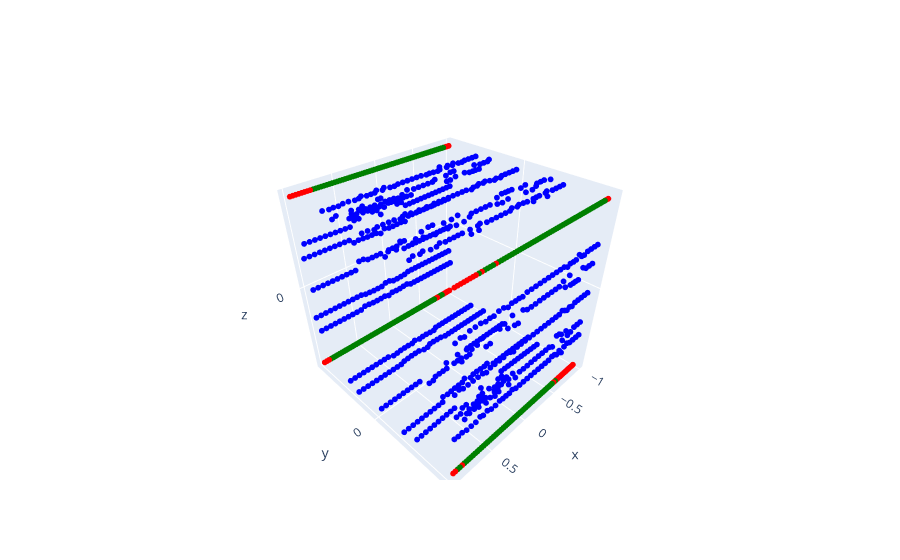

The notebook cell saved with this chart:
### Code cell
pred_1 = pred[1]
pc_1 = pc[1].pos
y_1 = pc[1].y
acc_1 = acc[1]

pc_1 = pc_1.numpy()
idx = np.where(pred_1==y_1)[0]
colors_1 = ['red' if i in idx and y_1[i] == 1 else 'blue' if i in idx and y_1[i] == 0\
          else 'green' for i in range(1024)]

print('Accuracy: {}'.format(acc_1))
fig = go.Figure(data=[go.Scatter3d(x=pc_1[:,0], y=pc_1[:,1], z=pc_1[:,2],
                                   mode='markers',
                                   marker=dict(size=2,
                                              color=colors_1))])
fig.show()

### Figure 1 — Plotly figure (JSON) as saved in the notebook; plotly's stock layout.template omitted (floating-point values rounded to 4 significant figures; data arrays with more than 128 entries replaced by an {"elided": "..."} marker saying what was removed)
{"data": [{"marker": {"color": {"elided": "1024 str values"}, "size": 2}, "mode": "markers", "type": "scatter3d", "x": {"elided": "1024 float values"}, "y": {"elided": "1024 float values"}, "z": {"elided": "1024 float values"}}], "layout": {}}
